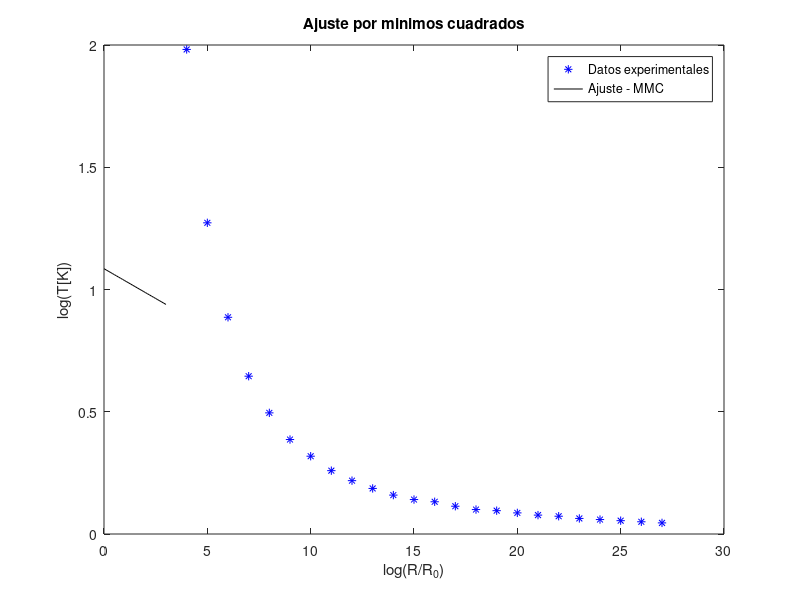

This figure's MATLAB source:
clear all; close all;
x = 4:1:27;
y = [1.981818182 1.272727273 0.886363636 0.645454545 0.495454545 0.386363636 0.318181818 0.259090909 0.218181818 0.186363636 0.159090909 0.140909091 0.131818182 0.113636364 0.1 0.095454545 0.086363636 0.077272727 0.072727273 0.063636364 0.059090909 0.054545455 0.05 0.045454545];
size(x)
size(y)
N = size(x)(2)

format long

sxy = sum(x.*y);
sxx = sum(x.*x);
syy = sum(y.*y);
sx = sum(x);
sy = sum(y);
a = (((N)*(sxy))-((sx)*(sy)))/(((N)*(sxx))-((sx)*(sx)))
b = (((sxx)*(sy))-((sx)*(sxy)))/(((N)*(sxx))-((sx)*(sx)))
e = (y-((a*x)+b)).^2;
sei = sum(e);
incertidumbrea=sqrt((sei)/(N-2))*sqrt((N)/(((N)*(sxx))-((sx)*(sx))))
incertidumbreb=sqrt((sei)/(N-2))*sqrt((sxx)/(((N)*(sxx))-((sx)*(sx))))
r = (((N)*(sxy))-((sx)*(sy)))/(sqrt(((N)*(sxx))-((sx)*(sx)))*sqrt(((N)*(syy))-((sy)*(sy))))

xx = 0:0.1:3;
yy = a.*xx+b;

%%%%%%%%%%%%%%%%%%%%%%%%%%%%%%%%%%%%%%%%%%%%%%%

figure(1); clf;
plot(x,y,'b*',xx,yy,'-k')
legend('Datos experimentales','Ajuste - MMC') 
xlabel('log(R/R_{0})');ylabel('log(T[K])');
title('Ajuste por minimos cuadrados')
text (0.5, 6, strcat ('\fontsize{14}\leftarrow log(T) = (0.8299\pm0.0014) log(R/R_{0})+(5.6869\pm0.0030)'));
print -djpeg -r100 grafica_MCpredeterminado.jpg
